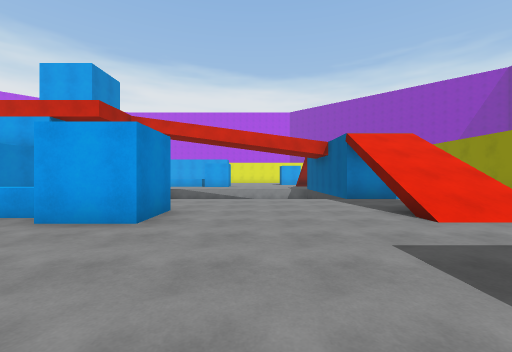
View 1 (above)

20 first-person views from a walk through a Unity game level. The camera is 1.4 m above the floor, looks level and sees 90° across. The floor is counted in squares, 2 m on a side. Each view is taken from the middle of a square. On the plan, view 1 faces up. The plan holds only what a view shows up to about 9 squares ahead; the rest is blank. The place goes on beyond the plan. Some surface patterns are stand-ins.

View 2
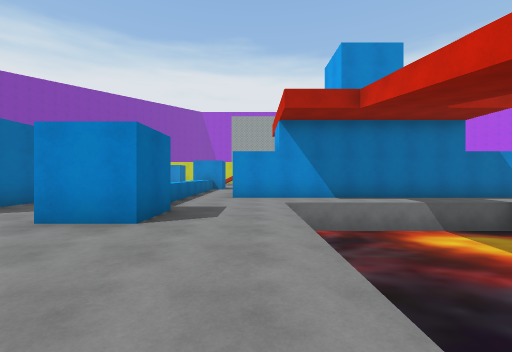

View 3
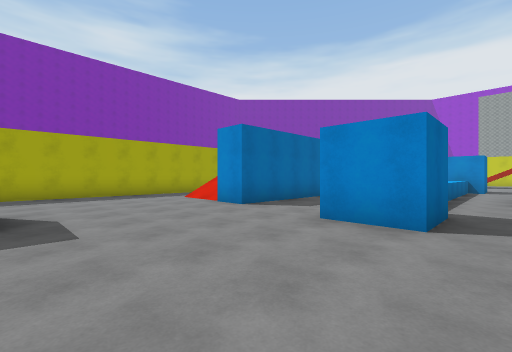

View 4
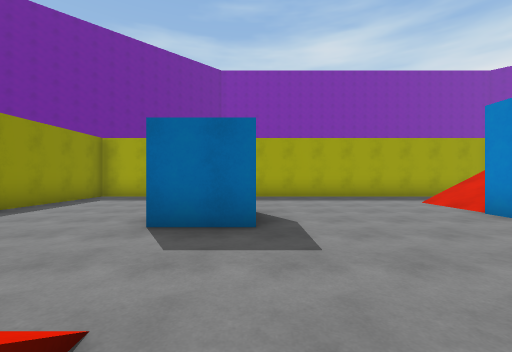

View 5
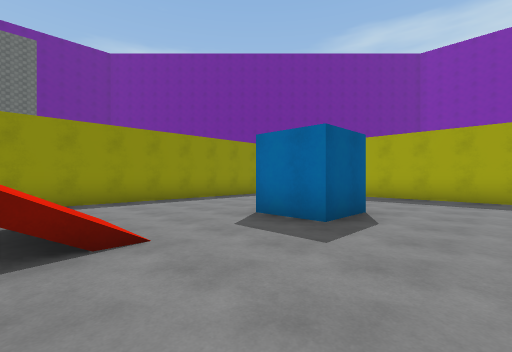

View 6
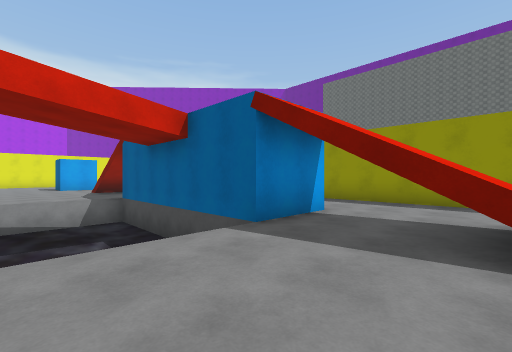

View 7
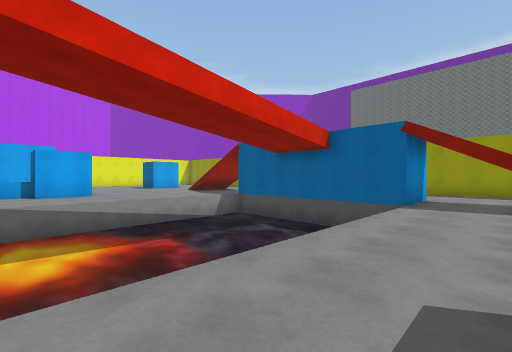

View 8
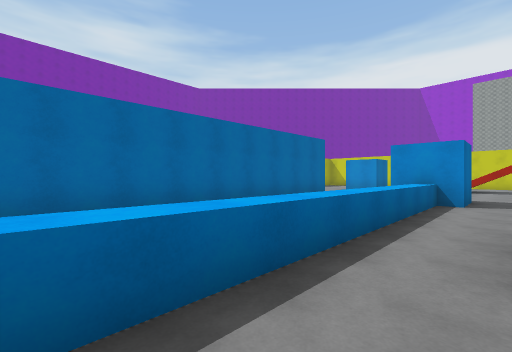

View 9
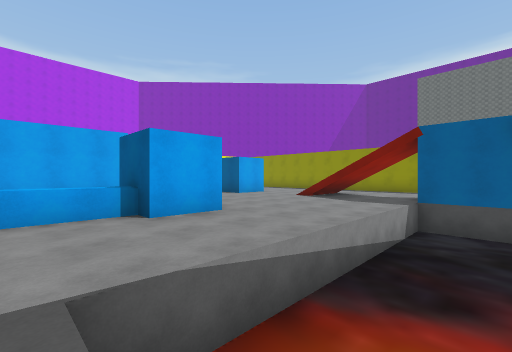

View 10
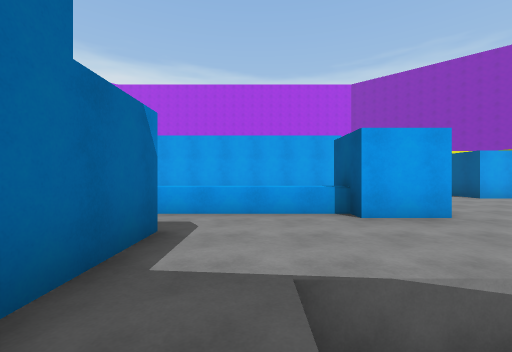

View 11
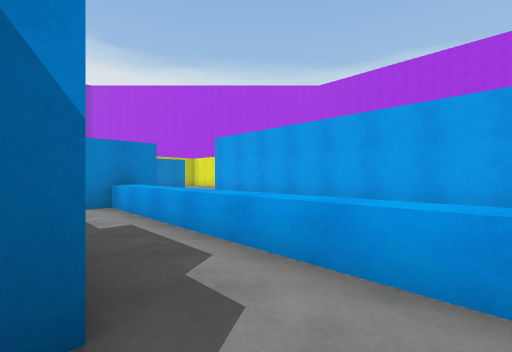

View 12
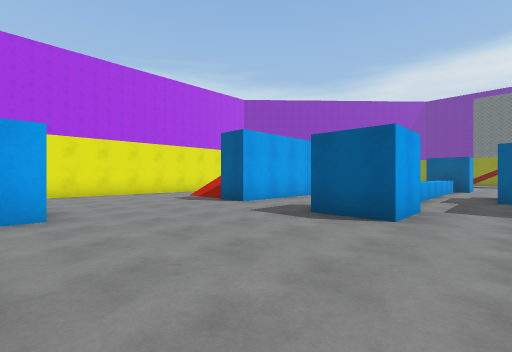

View 13
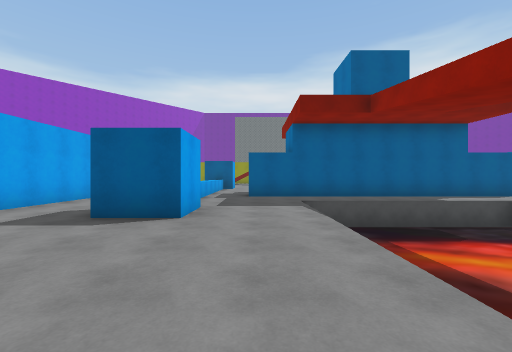

View 14
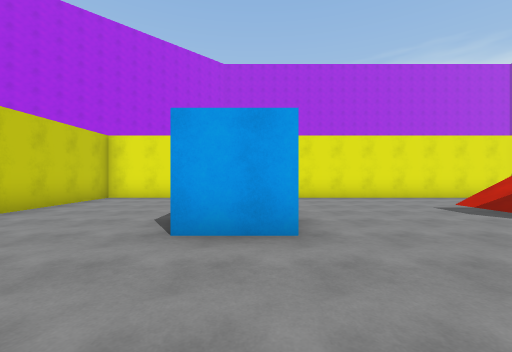

View 15
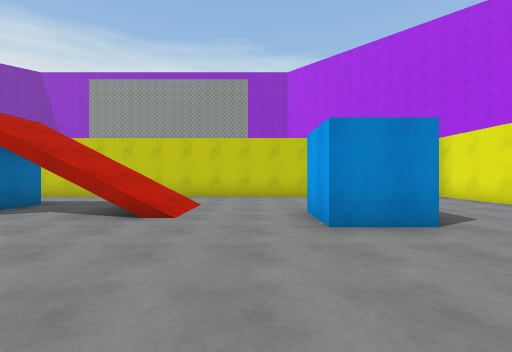

View 16
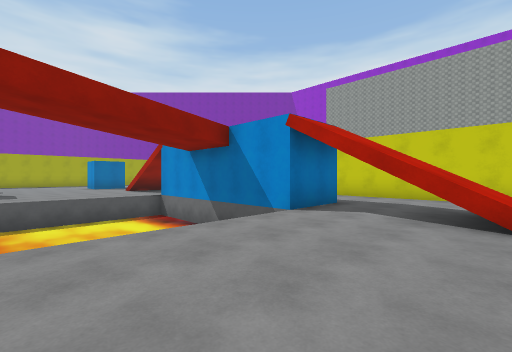

View 17
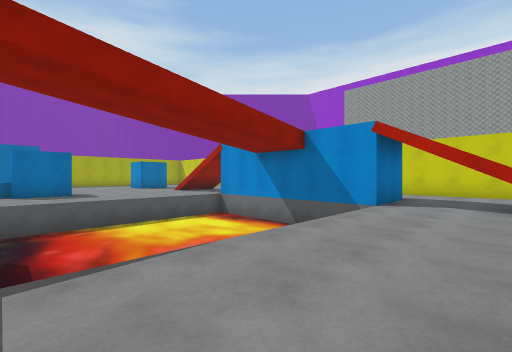

View 18
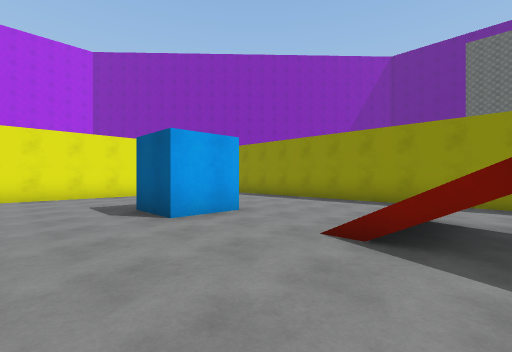

View 19
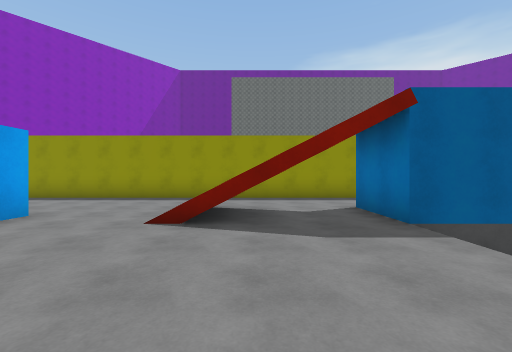

View 20
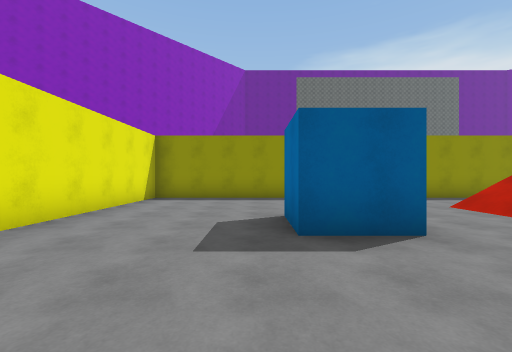

### Floor plan
Key: @ floor where view 1 was taken; # wall or solid block; . floor; / step, stairs or slope; = window, fence, low wall or low ledge; ≈ liquid the walk keeps out of; ^ raised ledge; v drop or lower ground.
Columns run from 22 left of view 1 to 8 right of it. Each row starts with its distance up from view 1.
 26 ####  ########        #########
 25 #...  ......          ........#
 24 #.... ......          ........#
 23 #.........//          ........#
 22 #........./          .........#
 21 #... #....##########  ..##....#
 20 #...##.......         ..##....#
 19 #............         ........#
 18 #..........          .........#
 17 #..//.....#=^^^^^^^##....//...#
 16 #..//..................../ ...#
 15 #../ .........##........./ ...#
 14 #.............##..............#
 13 #..##≈      ≈.##..≈≈≈≈≈≈≈## ..#
 12 #.   ≈  ≈≈≈≈≈.##..≈≈≈≈≈≈≈#
 11      ≈≈≈≈≈≈≈≈.##..≈≈≈≈≈≈≈#
 10      ≈≈≈≈≈≈≈≈.##..≈≈≈≈≈≈≈#
  9      ≈≈≈≈≈≈≈≈.##..≈≈≈≈≈  #   .#
  8      v≈≈≈≈≈≈≈.##..≈≈≈≈≈≈≈##...#
  7       ........##..............#
  6       ...................//...#
  5       ....#^^^^^^^^##....//...#
  4           #........##....//...#
  3                    ...........#
  2                  .............#
  1           ##########....##....#
  0                    /..@.# ....#
 -1                   //.....  ...#
 -2                   ........ ...#
 -3                    .......  ..#
 -4                 ###############

Where each view was taken, in squares from view 1:
view 1: 0 up, 0 right, facing up
view 2: 7 up, 2 right, facing left
view 3: 6 up, 2 right, facing down-left
view 4: 5 up, 2 right, facing down
view 5: 5 up, 0 right, facing down-right
view 6: 5 up, 0 right, facing up-right
view 7: 6 up, 4 left, facing up-right
view 8: 6 up, 4 left, facing down-left
view 9: 12 up, 5 left, facing up-right
view 10: 12 up, 5 left, facing up
view 11: 15 up, 5 left, facing up-left
view 12: 15 up, 17 left, facing up-right
view 13: 15 up, 17 left, facing right
view 14: 17 up, 17 left, facing up
view 15: 19 up, 13 left, facing left
view 16: 17 up, 13 left, facing down-left
view 17: 16 up, 11 left, facing down-left
view 18: 16 up, 0 right, facing up-right
view 19: 16 up, 1 left, facing right
view 20: 22 up, 1 left, facing right
